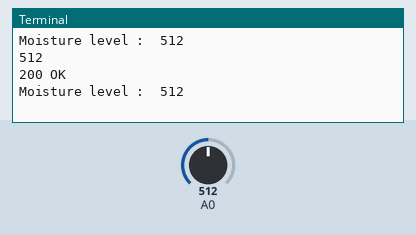
This program was run on a simulated Raspberry Pi (BCM pin numbers) with a GrovePi. Parts: the last lines printed to the terminal. Inputs (shaded band) come from the test bench; at power-on: A0 = 512 (analog values on the 0–1023 scale). Web requests get an empty 200 reply after 0.4 s.

Above: at 1.2 s.
1.3 s: A0 set to 716
At 1.7 s:
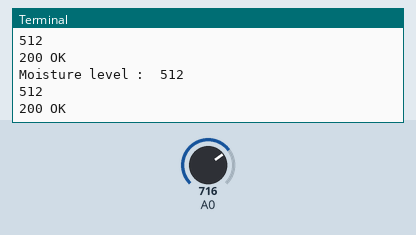
2.8 s: A0 set to 900
At 3.5 s:
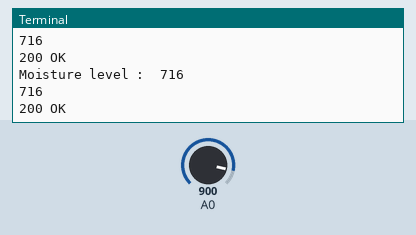
Timing chart, 0 to 5.8 s (numbered marks = the images above; inputs shaded):
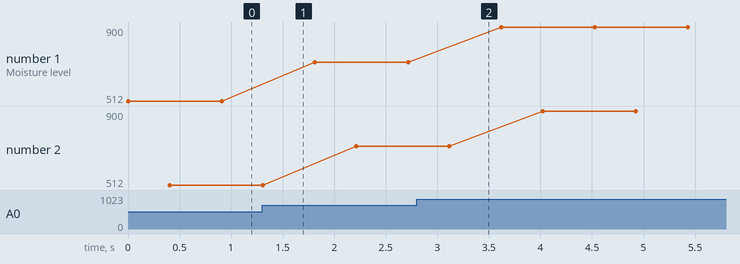

The program:

grove_moisture_sensor2.py
```python
#!/usr/bin/env python

## License


'''
The MIT License (MIT)

GrovePi for the Raspberry Pi: an open source platform for connecting Grove Sensors to the Raspberry Pi.
Copyright (C) 2015  Dexter Industries

Permission is hereby granted, free of charge, to any person obtaining a copy
of this software and associated documentation files (the "Software"), to deal
in the Software without restriction, including without limitation the rights
to use, copy, modify, merge, publish, distribute, sublicense, and/or sell
copies of the Software, and to permit persons to whom the Software is
furnished to do so, subject to the following conditions:

The above copyright notice and this permission notice shall be included in
all copies or substantial portions of the Software.

THE SOFTWARE IS PROVIDED "AS IS", WITHOUT WARRANTY OF ANY KIND, EXPRESS OR
IMPLIED, INCLUDING BUT NOT LIMITED TO THE WARRANTIES OF MERCHANTABILITY,
FITNESS FOR A PARTICULAR PURPOSE AND NONINFRINGEMENT. IN NO EVENT SHALL THE
AUTHORS OR COPYRIGHT HOLDERS BE LIABLE FOR ANY CLAIM, DAMAGES OR OTHER
LIABILITY, WHETHER IN AN ACTION OF CONTRACT, TORT OR OTHERWISE, ARISING FROM,
OUT OF OR IN CONNECTION WITH THE SOFTWARE OR THE USE OR OTHER DEALINGS IN
THE SOFTWARE.

'''

# NOTE:
# 	The wiki suggests the following sensor values:
# 		Min  Typ  Max  Condition
# 		0    0    0    sensor in open air
# 		0    20   300  sensor in dry soil
# 		300  580  700  sensor in humid soil
# 		700  940  950  sensor in water

# 	Sensor values observer:
# 		Val  Condition
# 		0    sensor in open air
# 		18   sensor in dry soil
# 		425  sensor in humid soil
# 		690  sensor in water

import time
import grovepi
import httplib, urllib
import math

# Connect the Grove Moisture Sensor to analog port A0
# SIG,NC,VCC,GND
sensor = 0

while True:
    try:
        temp = grovepi.analogRead(sensor)
        print "Moisture level : ",(grovepi.analogRead(sensor))
        params = urllib.urlencode({'field1': temp, 'key':'R7G44UR6ZAD4RFVM'})
        headers = {"Content-type": "application/x-www-form-urlencoded","Accept": "text/plain"}
        conn = httplib.HTTPConnection("api.thingspeak.com:80")
        try:
            conn.request("POST", "/update", params, headers)
            response = conn.getresponse()
            print temp
            print response.status, response.reason
            data = response.read()
            conn.close()
        except:
             print "connection failed"
        time.sleep(.5)

    except KeyboardInterrupt:
        break
    except IOError:
        print ("Error")
```

Measured:
- plotted number 1: 512 → 716 after the input at 1.3 s, 716 → 900 after the input at 2.8 s
- plotted number 2: 512 → 716 after the input at 1.3 s, 716 → 900 after the input at 2.8 s
